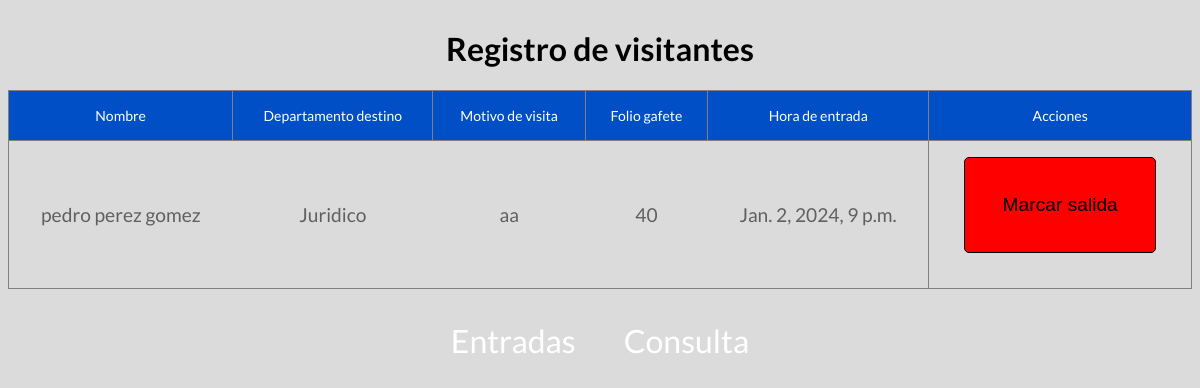
Before: /salida/ with the older database file.
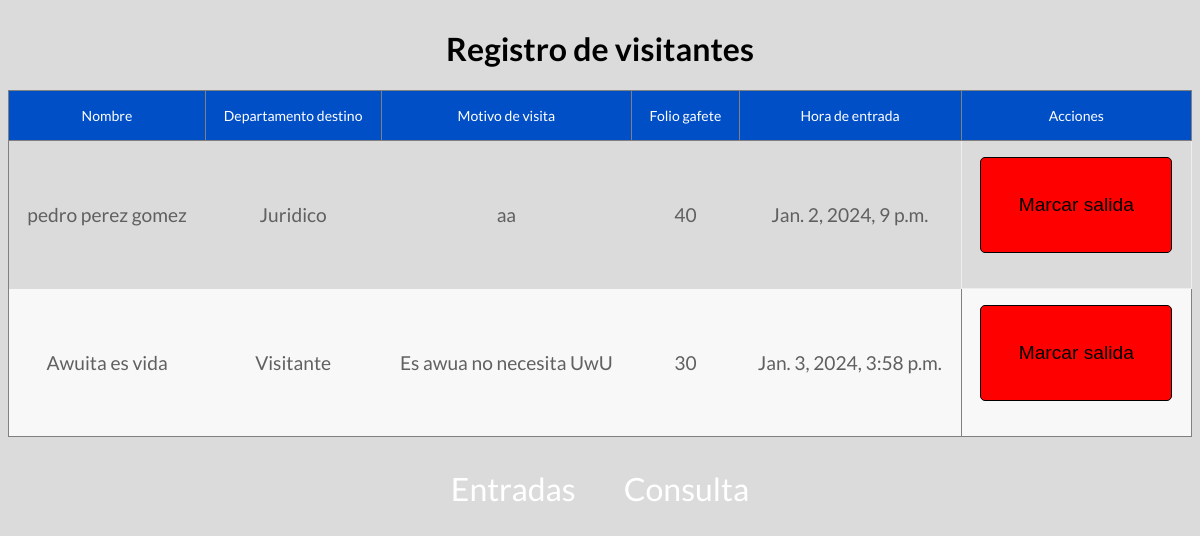
After: the same page with the newer database file.
### home/models.py (models this page shows, shortened)
class Visitantes(models.Model):
    nombres = models.CharField(max_length=50)
    apellidos = models.CharField(max_length=50)
    departamento_destino = models.CharField(max_length=50)
    motivo_visita = models.CharField(max_length=100)
    folio_gafete = models.IntegerField()
    imagen = models.ImageField(upload_to='images/', blank=False, null=True)
    fecha_entrada = models.DateTimeField(auto_now_add=True)
    fecha_salida = models.DateTimeField(blank=True, null=True)

### home/views.py (the view)
# urls.py: path('salida/', views.salida, name='salida'),
def salida(request):
    visitantes_activos = Visitantes.objects.filter(fecha_salida__isnull=True)
    context = {
        'visitantes_activos': visitantes_activos,
    }
    return render(request, 'salida.html', context)

### home/templates/salida.html (shortened to what this page needs)
<html lang="es">
    <head>
        {% load static %}
        <link href="{% static 'css/styles.css' %}" rel="stylesheet">
    </head>
    <body>
        <h1>Registro de visitantes</h1>
        {% if visitantes_activos %}
            <table border="1">
                <thead>
                    <tr>
                        <th>Nombre</th>
                        <th>Departamento destino</th>
                        <th>Motivo de visita</th>
                        <th>Folio gafete</th>
                        <th>Hora de entrada</th>
                        <th>Acciones</th>
                    </tr>
                </thead>
                <tbody>
                    {% for visitante in visitantes_activos %}
                        <tr>
                            <td>{{visitante.nombres}} {{visitante.apellidos}}</td>
                            <td>{{visitante.departamento_destino}}</td>
                            <td>{{visitante.motivo_visita}}</td>
                            <td>{{visitante.folio_gafete}}</td>
                            <td>{{visitante.fecha_entrada}}</td>
                            <td>
                                {% if not visitante.fecha_salida %}
                                    <form method="post" action="{% url "marcar_salida" visitante.id %}">
                                        <button class="btn-salida" type="submit">Marcar salida</button>
                                    </form>
                                {% else %}
                                    <p>Visitante ya marcó salida</p>
                                {% endif %}
                            </td>
                        </tr>
                    {% endfor %}
            </table>
        {% endif %}
        <div class="navbar">
            <a href="{% url 'registrar_entrada' %}">Entradas</a>
            <a href="{% url 'consulta' %}">Consulta</a>
        </div>
    </body>
</html>

Changed rows visible on the page:
added Visitantes: nombres "Awuita", apellidos "es vida", departamento_destino "Visitante", motivo_visita "Es awua no necesita UwU", folio_gafete "30", fecha_entrada "Jan. 3, 2024, 3:58 p.m.", shows "Marcar salida"
